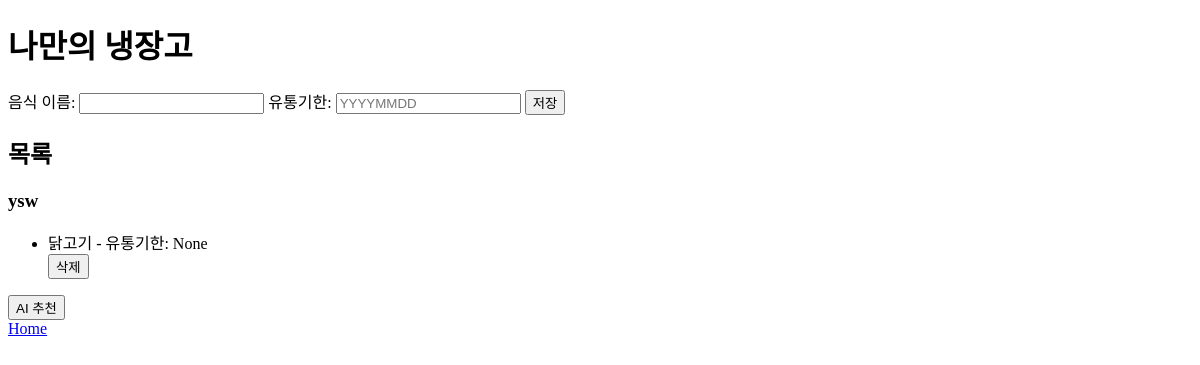
The page /myfridge/ (signed in) on the database as committed earlier.
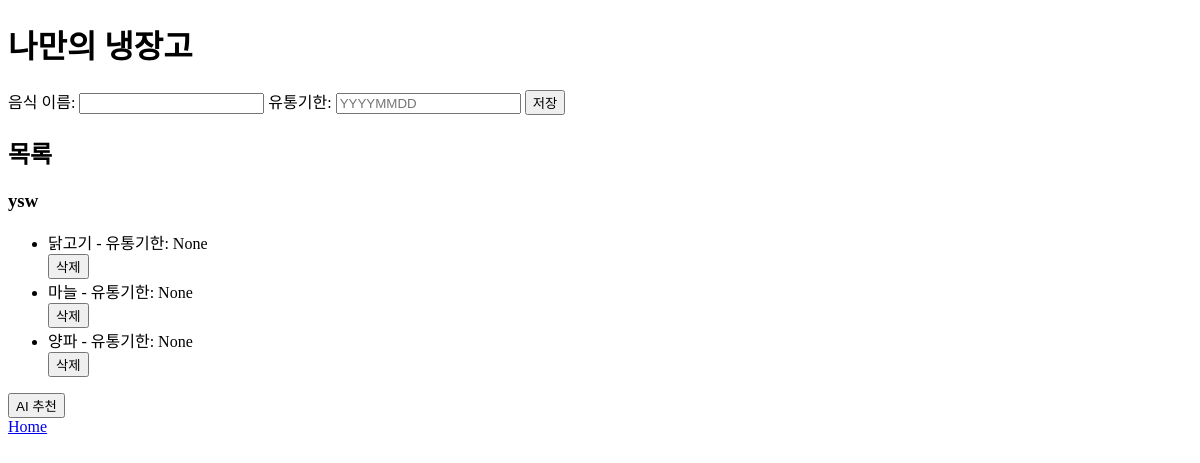
The same page on the database as committed later.
### models.py (models this page shows)
class Fridge(db.Model):
    __tablename__ = 'fridge'
    id = db.Column(db.Integer, primary_key=True)
    food = db.Column(db.Text, nullable=False)
    exp_date = db.Column(db.Date, nullable=True)
    user_id=db.Column(db.Integer, db.ForeignKey('user.id'))

### fridge/fridge.py (the view)
@fridge.route('/', methods=['GET'])
def myfridge():
    if 'user_id' not in session:
        return redirect(url_for('auth.login'))
    openai_bot.messages_clear()
    foods = Fridge.query.filter_by(user_id=session['user_id']).all()
    return render_template('fridge.html', user_name=session['username'], foods=foods)

### fridge/templates/fridge.html (shortened to what this page needs)
<!DOCTYPE html>
<html>
<head>
    <link rel="stylesheet" href="static/fridge.css">
</head>
<body>
    <h1>나만의 냉장고</h1>
    <form method="POST" action="{{ url_for('fridge.updatefridge') }}">
        <label for="food_name">음식 이름:</label>
        <input type="text" id="food" name="food" required>
        <label for="expiration_date">유통기한: </label>
        <input type="text" id="exp_date" name="exp_date" placeholder="YYYYMMDD">
        <button type="submit">저장</button>
    </form>
    <h2>목록</h2>
    <h3>{{ user_name }}</h3>
    <ul>
        {% for fridge_food in foods %}
            <li>{{ fridge_food.food }} - 유통기한: {{ fridge_food.exp_date }} </li>
            <form method="POST" action="{{ url_for('fridge.deletefood', food_id=fridge_food.id) }}" onsubmit="return confirmDelete();">
                <button type="submit">삭제</button>
            </form>
        {% endfor %}
    </ul>
    <button id="rec_button" class="rec_button" onclick="recommendRecipe('recommendation')">AI 추천</button>
    <a href="/">Home</a>
</body>
</html>

### fridge/static/fridge.css (style rules this page uses)
.rec_button { display: block; }

Rows that differ between the two databases and show on the page:
added Fridge: food "마늘", exp_date "None"
added Fridge: food "양파", exp_date "None"
